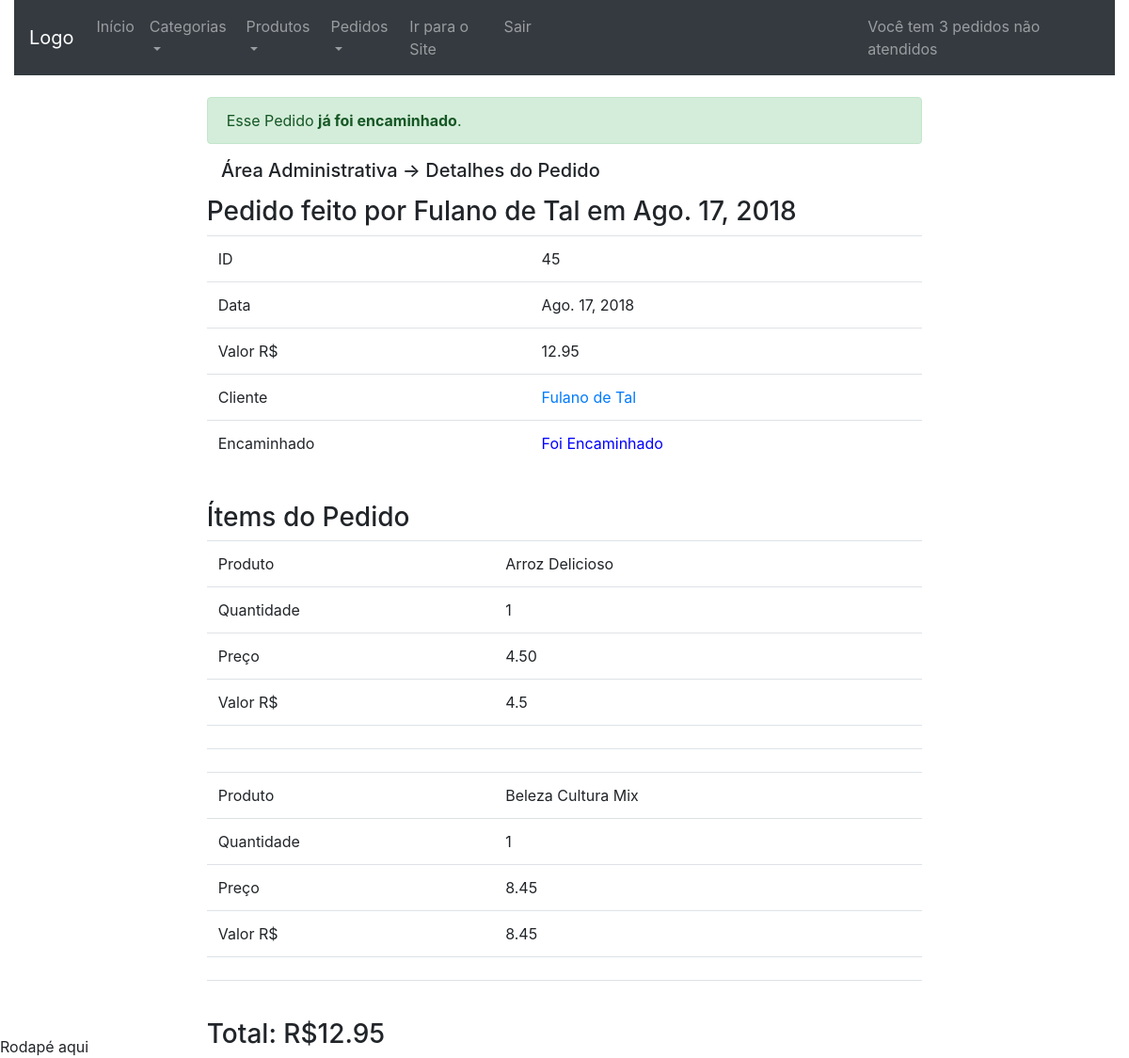
The app's page /area_administrativa/detalhes_do_pedido/45 (signed in) with its own data.
### checkout/models.py (models this page shows, shortened)
class Order(models.Model):
	date = models.DateField(default=date.today, editable=False)
	value = models.DecimalField('Valor R$', max_digits=10,
		decimal_places=2, default=0)
	user = models.ForeignKey(User, on_delete=models.CASCADE,
		null=True, blank=True)
	delivery_address_is_the_same = models.BooleanField(
		verbose_name='Entregar no endereço cadastrado',
		default=True,
		blank=True)
	logradouro = models.CharField('Rua/Avenida', max_length=100,
		null=True, blank=True, default='')
	numero = models.CharField('Número', max_length=100,
		null=True, blank=True, default='')
	cep = models.CharField('CEP', max_length=10, null=True,
		blank=True, default='')
	complemento = models.CharField('Complamento', max_length=100,
		null=True, blank=True, default='')
	bairro = models.CharField('Bairro', max_length=100, null=True,
		blank=True, default='')
	cidade = models.CharField('Cidade', max_length=100, null=True,
		blank=True, default='')
	estado = models.CharField('Estado', max_length=100, null=True,
		blank=True, default='')
	transaction_id = models.CharField('ID da transação', max_length=100,
		null=True, blank=True)
	status_order = models.CharField('Status do Pedido', max_length=10,
		choices=STATUS_ORDER, default='A')
	status_pg = models.CharField('Status PagSeguro', max_length=10,
		choices=STATUS_PAGSEGURO, null=True, blank=True)
	sended = models.BooleanField(
		verbose_name='Enviado',
		default=False,
		blank=True)
	forwarded = models.BooleanField(
		verbose_name='Encaminhado',
		default=False,
		blank=True)
	class Meta:
		verbose_name = 'Pedido'
		verbose_name_plural = 'Pedidos'
		ordering = ['date']
	objects = models.Manager() # The default manager.
	orderManager = OrderManager()
	@staticmethod
	def getNoForwardeds(ordersSendeds):
		total = 0
		for order in ordersSendeds:
			if order.forwarded == False:
				total = total + 1
		return total

class OrderItem(models.Model):
	quantity = models.PositiveSmallIntegerField(verbose_name='Quantidade',
		default=1, editable=False)
	value = models.DecimalField('Valor R$', max_digits=10,
		decimal_places=2, default=0)
	product = models.ForeignKey(Product, on_delete=models.CASCADE)
	order = models.ForeignKey(Order, on_delete=models.CASCADE)
	class Meta:
		verbose_name = 'Ítem de Pedido'
		verbose_name_plural = 'Ítens de Pedido'
		ordering = ['order']

### accounts/models.py (models this page shows, shortened)
class User(AbstractBaseUser, PermissionsMixin):
	UF_CHOICES = (
    ('AC','Acre'), ('AL','Alagoas'), ('AP','Amapá'),
    ('AM','Amazonas'), ('BA','Bahia'), ('CE','Ceará'),
    ('DF','Distrito Federal'), ('ES','Espírito Santo'),
    ('GO','Goiás'), ('MA','Maranhão'), ('MT','Mato Grosso'),
    ('MS','Mato Grosso do Sul'), ('MG','Minas Gerais'),
    ('PA','Pará'), ('PB','Paraíba'), ('PR','Paraná'),
    ('PE','Pernambuco'), ('PI','Piauí'),
    ('RJ','Rio de Janeiro'), ('RN','Rio Grande do Norte'),
    ('RS','Rio Grande do Sul'), ('RO','Rondônia'),
    ('RR','Roraima'), ('SC','Santa Catarina'),
    ('SP','São Paulo'), ('SE','Sergipe'),
	('TO','Tacantins'), )
	username = models.CharField(
		'Login', max_length=30, unique=True, validators=[
			validators.RegexValidator(
				re.compile('^[\w.@+-]+$'),
				'Informe um nome de usuário válido. '
				'Este valor deve conter apenas letras, números '
				'e os caracteres: @/./+/-/_ .'
				, 'invalid'
			)
		], help_text='Um nome curto que será usado para identificá-lo de forma única na plataforma'
	)
	name = models.CharField('Nome', max_length=100, blank=True)
	email = models.EmailField('E-mail', unique=True)
	telefone = models.CharField('Telefone', max_length=20, null=True,
		blank=True)
	cpf = models.CharField('CPF', max_length=11, null=True, blank=True)
	logradouro = models.CharField('Rua/Avenida', max_length=100,
		null=True, blank=True)
	numero = models.CharField('Número', max_length=100,
		null=True, blank=True)
	cep = models.CharField('CEP', max_length=10, null=True, blank=True)
	complemento = models.TextField('Complamento', max_length=100,
		null=True, blank=True)
	bairro = models.CharField('Bairro', max_length=100, null=True, blank=True)
	cidade = models.CharField('Cidade', max_length=100, null=True, blank=True)
	estado = models.CharField('Estado', max_length=100, null=True, blank=True,
		choices=UF_CHOICES)
	is_staff = models.BooleanField('Equipe', default=False)
	is_active = models.BooleanField('Ativo', default=True)
	date_joined = models.DateTimeField('Data de Entrada', auto_now_add=True)
	USERNAME_FIELD = 'username'
	REQUIRED_FIELDS = ['email']
	objects = UserManager()
	class Meta:
		verbose_name = 'Usuário'
		verbose_name_plural = 'Usuários'
	def __str__(self):
		return self.name or self.username

### catalog/models.py (models this page shows)
class Product(models.Model):
	name = models.CharField('Nome', max_length=100)
	description = models.TextField('Nome', max_length=300)
	image = models.ImageField(upload_to="product_image",
		verbose_name="Imagem", null=True, blank=True)
	value = models.DecimalField('Valor', max_digits=6, decimal_places=2)
	brand = models.CharField("Marca", max_length=100,
		null=True, blank=True)
	category = models.ForeignKey(Category, on_delete=models.CASCADE,
		null=True, blank=True)
	def __str__(self):
		return self.name
	class Meta:
		verbose_name = "Produto"
		verbose_name_plural = "Produtos"
		ordering = ['name']

### dashboard_admin/views.py (the view)
# urls.py: path('detalhes_do_pedido/<int:order_id>', views.order_datail,
@login_required
def order_datail(request, order_id):
	noForwardedsInfo(request)
	order = Order.objects.get(id=order_id)
	items = OrderItem.objects.filter(order=order_id)
	context = {
		'order': order,
		'items': items
		}
	return render(request, 'dashboard_admin/order_datail.html',
		context)

### dashboard_admin/templatetags/da_tags.py (called while the page is built)
@register.simple_tag
def get_value(quantity, value):
	return float(quantity) * float(value)

@register.simple_tag
def forwarded(value):
	if value:
		return 'Foi Encaminhado'
	else:
		return 'Ainda não Encaminhado'

### dashboard_admin/views.py (called while the page is built)
def noForwardedsInfo(request):
	ordersSendeds = Order.objects.filter(sended=True)
	request.session['no_forwarded'] = Order.getNoForwardeds(ordersSendeds)
	return ordersSendeds

### dashboard_admin/templates/dashboard_admin/order_datail.html (shortened to what this page needs)
{% extends 'dashboard_admin/base.html' %}
{% load da_tags %}
{% block conteudo %}
<div class="panel panel-default table-two-column detail-panel">
	{% if order.forwarded %}
	<div class="alert alert-success" style="margin-top: 3%">
	  Esse Pedido <strong>já foi encaminhado</strong>.
	</div>
	{% else %}
	<div class="alert alert-warning" style="margin-top: 3%">
	  Esse Pedido <strong>ainda não foi encaminhado</strong>.
	</div>
	{% endif %}
	{% block dashboard_title %}
	<div class="panel-heading" style="margin: 2%;">
		<h5>Área Administrativa -> Detalhes do Pedido </h5>
	</div>
	{% endblock %}
	<div class="panel-body">
		<h3>Pedido feito por {{order.user}} em {{order.date}} </h3>
		<table class="table">
			<tr>
				<td>ID</td><td>{{order.id}}</td>
			</tr>
			<tr>
				<td>Data</td><td>{{order.date}}</td>
			</tr>
			<tr>
				<td>Valor R$</td><td>{{order.value}}</td>
			</tr>
			<tr>
				<td>Cliente</td>
				<td>
					<a href="#"
						title="Informações do Cliente"
						data-toggle="modal"
						data-target="#myModal">
						{{ order.user }}
					</a>
				</td>
			</tr>
			<tr>
				<td>Encaminhado</td>
				<td style="{% if order.forwarded %} color: blue
				{% else %} color: red {% endif %}">
					{% forwarded order.forwarded %}
				</td>
			</tr>
		</table>
		<h3 style="margin-top: 5%;">Ítems do Pedido</h3>
		<table class="table">
			{% for item in items %}
			<tr>
				<td>Produto</td>
				<td>{{ item.product }}</td>
			</tr>
			<tr>
				<td>Quantidade</td>
				<td>{{ item.quantity }}</td>
			</tr>
			<tr>
				<td>Preço</td>
				<td>{{ item.product.value }}</td>
			</tr>
			<tr>
				<td>Valor R$</td>
				<td>{% get_value item.quantity item.product.value %}</td>
			</tr>
			<tr>
				<td></td>
				<td></td>
			</tr>
			<tr>
				<td></td>
				<td></td>
			</tr>
			{% endfor %}
		</table>
		<h3>Total: R${{order.value}}</h3>
 	</div>
</div>
{% endblock %}

### dashboard_admin/static/dashboard_admin/css/extra.css (style rules this page uses)
.detail-panel { width: 65%; margin: auto; }

### records on screen
Order: user "Fulano de Tal", date "Ago. 17, 2018", id "45", value "12.95", forwarded "Foi Encaminhado"
OrderItem: product "Arroz Delicioso", quantity "1", product.value "4.50", quantity+product "4.5"
OrderItem: product "Beleza Cultura Mix", quantity "1", product.value "8.45", quantity+product "8.45"

### other values on screen
{{ request.session.no_forwarded }} "3"
